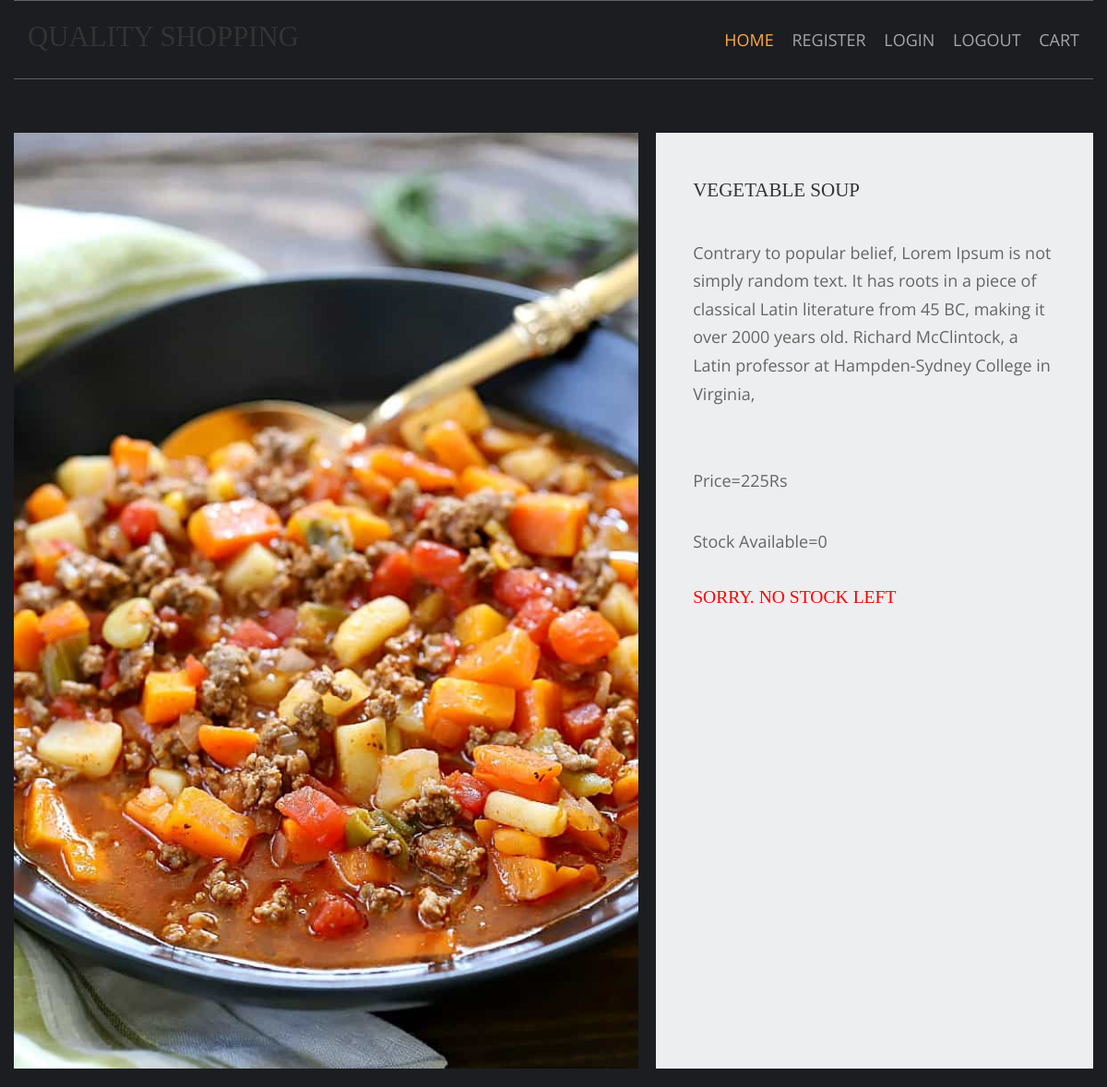
Screenshot of /vegetable-recipie/vegetable-soup/ with the database file from the repository.
### shop/models.py (models this page shows, shortened)
class products(models.Model):
    name = models.CharField(max_length=250, unique=True)
    slug = models.SlugField(max_length=250, unique=True)
    image = models.ImageField(upload_to='products')
    desc = models.TextField()
    stock = models.IntegerField()
    available = models.BooleanField()
    price = models.IntegerField()
    categ=models.ForeignKey(category,on_delete=models.CASCADE)

### shop/views.py (the view)
# urls.py: path('<slug:c_slug>/<slug:product_slug>/',views.prodDetails,name='details'),
def prodDetails(request,c_slug,product_slug):
    try:
        prod=products.objects.get(categ__slug=c_slug,slug=product_slug)
    except Exception as e:
        raise e
    return render(request,'item.html',{'pr':prod})

### templates/item.html (shortened to what this page needs)
{% extends 'base.html' %}
{% load static %}
{% block content %}
<html lang="en">
<head>
    <link href="{% static 'pr/fontawesome/css/all.min.css' %}" rel="stylesheet" />
    <link href="{% static 'pr/css/templatemo-comparto.css' %}" rel="stylesheet" />
</head>
<body>
    <br><br>
        <section class="tm-mb-1" id="about">
            <div class="tm-row tm-about-row">
                <div class="tm-section-1-l">
                    <img src="{{pr.image.url}}" alt="About image" class="tm-img-responsive">
                </div>
                <article class="tm-section-1-r tm-bg-color-8">
                    <h2 class="tm-mb-2 tm-title-color">{{pr.name}}</h2>
                    <p>{{pr.desc}}</p><br>
                    <p>Price={{pr.price}}Rs</p>
                    <p>Stock Available={{pr.stock}}</p>
    {% if pr.stock <= 0 %}
                    <h1 style="color:red">Sorry. No stock left</h1>
              {% else %}
                    <a href="{% url 'addcart' pr.id %}" class="tm-btn tm-btn-1 tm-link-to-services">Add to Cart</a>
    {% endif %}
                </article>
            </div>
        </section>
</body>
</html>
{% endblock %}

### static/hm/layout/styles/layout.css (style rules this page uses)
*, *::before, *::after { transition:all .3s ease-in-out; }
body { color:#A5A6AA; background-color:#1C1D21; }

### static/pr/css/templatemo-comparto.css (style rules this page uses)
*, *::before, *::after { box-sizing: border-box; outline: none; }
ul, h1, h2, h3, h4, p, figure { padding: 0; margin: 0; }
body { font-family: 'Open Sans', Arial, sans-serif; font-size: 18px; overflow-x: hidden; padding-left: 15px; padding-right: 15px; margin: 0; }
h2 { font-size: 1.5rem; }
p { color: #666; line-height: 1.7; margin-bottom: 35px; }
h1, h2, h3, h4, h5, h6 { color: #333; }
.tm-mb-1 { margin-bottom: 20px; }
.tm-mb-2 { margin-bottom: 40px; }
.tm-bg-color-8 { background-color: #EDEEEF; }
.tm-img-responsive { max-width: 100%; height: auto; }
.tm-section-1-l { width: 57.85%; margin-right: 1.65%; }
.tm-section-1-r { padding: 50px 40px; width: 40.5%; }
.tm-row { display: flex; }

### static/hm/layout/styles/framework.css (style rules this page uses)
html { overflow-y:scroll; overflow-x:hidden; }
html, body { margin:0; padding:0; font-size:14px; line-height:1.6em; }
*, *::before, *::after { box-sizing:border-box; }
img { width:auto; max-width:100%; height:auto; margin:0; padding:0; border:none; line-height:normal; vertical-align:middle; }
body, input, textarea, select { font-family:Verdana, Geneva, sans-serif; }
h1, h2, h3, h4, h5, h6, .heading { font-family:Georgia, "Times New Roman", Times, serif; }
::placeholder { opacity:1; }
h1, h2, h3, h4, h5, h6, .heading { margin:0 0 20px 0; font-size:1.4rem; line-height:normal; font-weight:normal; text-transform:uppercase; }
address, article, aside, figcaption, figure, footer, header, main, nav, section { display:block; margin:0; padding:0; }

### rows the page displays
products: image (picture), name "VEGETABLE SOUP", desc "Contrary to popular belief, Lorem Ipsum is not simply random text. It has roots in a piece of classical Latin literature from 45 BC, making it over 2000 years old. Richard McClintock, a Latin professor at Hampden-Sydney College in Virginia,", price "225", stock "0"
